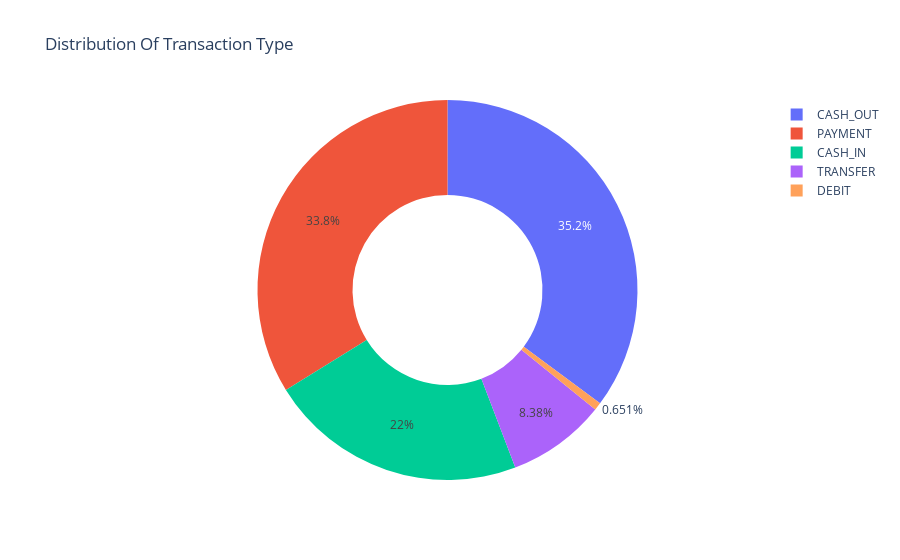

The notebook cell saved with this chart:
### Code cell
type=data["type"].value_counts()
transactions=type.index
quantity=type.values
import plotly.express as px
figure=px.pie(data,
              values=quantity,
              names=transactions,hole=0.5,
              title="Distribution Of Transaction Type")
figure.show()

### Figure 1 — Plotly figure (JSON) as saved in the notebook; plotly's stock layout.template omitted (floating-point values rounded to 4 significant figures)
{"data": [{"domain": {"x": [0, 1], "y": [0, 1]}, "hole": 0.5, "hovertemplate": "label=%{label}<br>value=%{value}<extra></extra>", "labels": ["CASH_OUT", "PAYMENT", "CASH_IN", "TRANSFER", "DEBIT"], "legendgroup": "", "name": "", "showlegend": true, "type": "pie", "values": [2237500, 2151495, 1399284, 532909, 41432]}], "layout": {"autosize": true, "legend": {"tracegroupgap": 0}, "title": {"text": "Distribution Of Transaction Type"}}}
